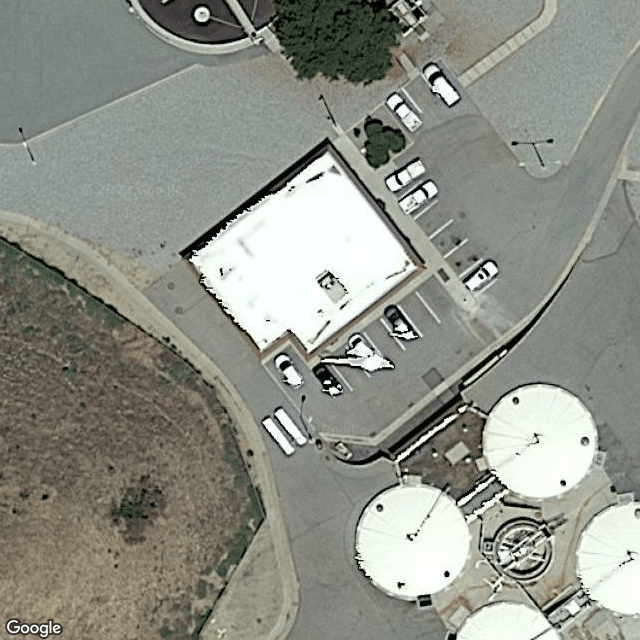
#> input picture static-google-maps/script/DB/34.0062165190993,-117.09255150288807.png, 640 x 640 px, given as the content of the folder D:/SimilarityOfImages/Datasets/test_case_2/Source, which was not available
$ python similarityOfImages.py
#> lines starting #> are read from the running program, lines starting #| are printed output that depends on the picture; pictures that were not available may be replaced by others from this repository, and a replacement may not be noted
"""
Calculate the similarity of two images.

[Install scikit-image]
!python -m pip install -U scikit-image
"""

import os
import cv2
from tqdm import tqdm
from skimage.metrics import structural_similarity as image_similarity

test_case = r'D:\SimilarityOfImages\Datasets\test_case_2'
images_path = os.path.join(test_case, 'Source')
DB_images = os.path.join(test_case, 'DB')

result = os.path.join(test_case, 'Result')

if not os.path.exists(result):
    os.mkdir(result)

images_name = os.listdir(images_path)
DBs = os.listdir(DB_images)

images = [cv2.cvtColor(cv2.imread(os.path.join(images_path, img)), cv2.COLOR_BGR2GRAY) for img in images_name]
DBs = [cv2.cvtColor(cv2.imread(os.path.join(DB_images, img)), cv2.COLOR_BGR2GRAY)  for img in DBs]
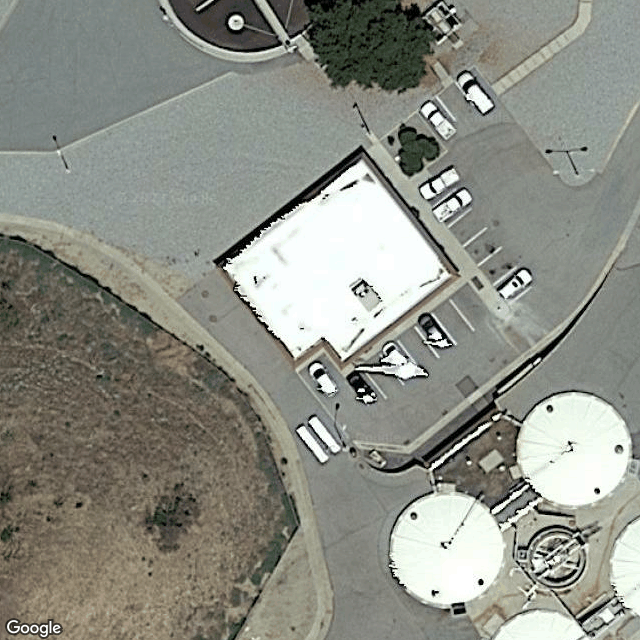
#> input picture static-google-maps/script/DB/34.00622553124649,-117.09259816949073.png, 640 x 640 px, found by its file name
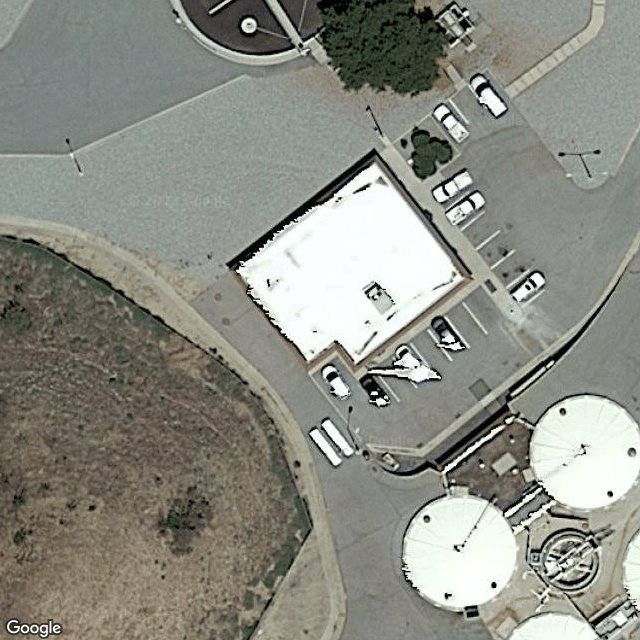
#> input picture static-google-maps/script/DB/34.00622892351445,-117.09261445885764.png, 640 x 640 px, found by its file name
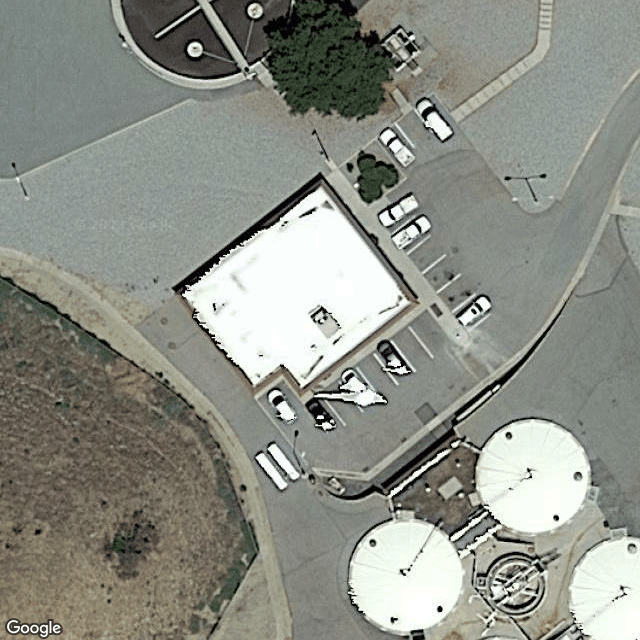
#> input picture static-google-maps/script/DB/34.00625571751605,-117.09254297659218.png, 640 x 640 px, found by its file name

def similarity_of_images(image, DB):

    def similarity_two_images(img1, img2):

        # Detect keypoints and extract features
        sift = cv2.SIFT_create()
        kp1, des1 = sift.detectAndCompute(img1, None)
        kp2, des2 = sift.detectAndCompute(img2, None)

        # Match the features
        bf = cv2.FlannBasedMatcher()
        matches = bf.knnMatch(des1, des2, k=2)

        # Apply Lowe's ratio test to filter good matches
        good_matches = []
        for m, n in matches:
            if m.distance < 0.75 * n.distance:
                good_matches.append(m)

        if len(good_matches) >=800:
            return len(good_matches), True, img1

        else:
            return 0, False, img1

    imagesSims = [similarity_two_images(imgDB, image ) for imgDB in tqdm(DB)]

    return imagesSims

for i in tqdm(range(len(images))):

    img = images[i]

    result_image_path = os.path.join(result, images_name[i][:-4])
    if not os.path.exists(result_image_path):
        os.mkdir(result_image_path)

    images_similarity = similarity_of_images(cv2.resize(img, (1280, 1280)), DBs)
    images_similarity = sorted(images_similarity, key=lambda x: x[0], reverse=True)

    minS = images_similarity[-1][0]+0.00001
    maxS = images_similarity[0][0]

    simIndex = 0

    for img2 in images_similarity[:3]:

        sim = img2[0]

        score = (sim-minS)/(maxS-minS)
        img2 = cv2.resize(img2[2], (640, 640))
        img2 = cv2.cvtColor(img2, cv2.COLOR_GRAY2BGR)
        cv2.imwrite(os.path.join(result_image_path, f'{DB_images}-{score}.jpg'), img2)

        simIndex+=1
#> this loop made 1 pass
#> (minS, maxS) on pass 1: (2344, 2713)
#> pass 1, `img = images[i]`:
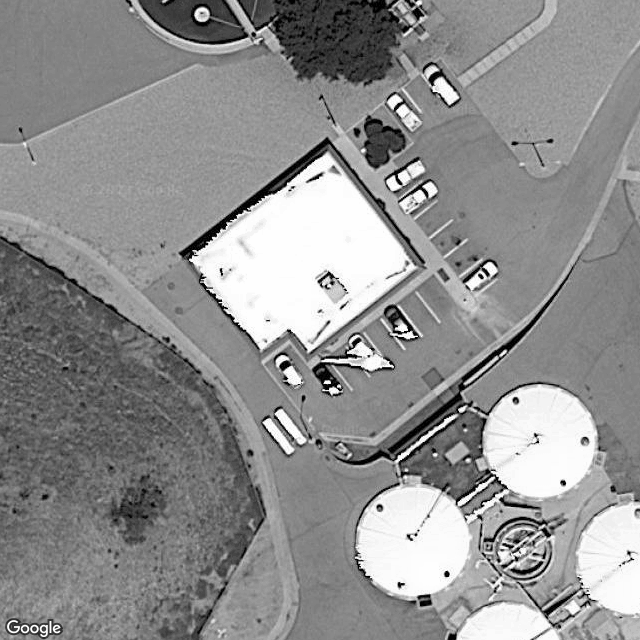
#> img: shape (640, 640); min 0, max 254, mean 143.5
